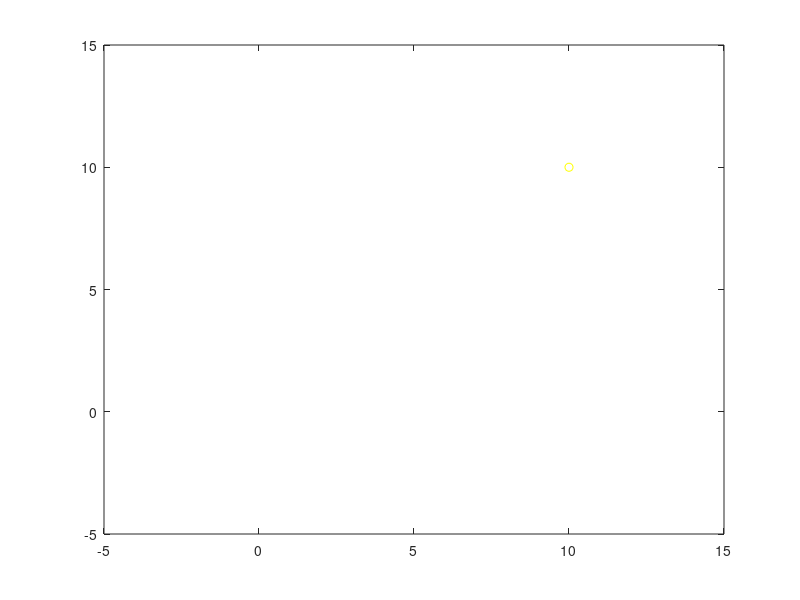

Here is the MATLAB script that generated this plot: (Note: this script raises an error after producing the figure.)
clear all; close all; clc;

goal = [10; 10]; %goal position to reach

s_1 = 0.1;
s_2 = 0.2;
s_3 = 0.02;
T = 0.2;
movement_var = [s_1, s_2];
measurement_var = [s_3 0;
                   0 s_3];

mean_pos = [0 0];
cur_covar = eye(2);

real_state = mean_pos'; %[x_pos, y_pos, velocity, angle]
state = mean_pos'; %the actual state of the machine, now only 1d        

close_enough = false; %ending criteria

%Anonymous function for the actual measurement
measure = @(x, y) ([x+randn()*s_3; y+randn()*s_3]);
input_model = @(ang, vt, dt) ([cos(ang)*vt*dt, sin(ang)*vt*dt]');

control = [pi/4, 1, 1];

euclideanDistance = @(p,q) sqrt(sum((p-q).^2));
steps = 0;
duration = 0;
figure;

while ~close_enough
    plot(goal(1),goal(2),'yo'); set(gca,'YLim',[-5,15],'XLim',[-5 15]); hold on;
    error_ellipse(cur_covar,state,.95,'style','g');title('current');
    
    %prompt = 'input for next move [angle vt dt]: ';
    %control = input(prompt);
    distanceToTarget = euclideanDistance(state,goal);
    control = [sign(goal(1)-state(1))*acos((goal(1)-state(1))/distanceToTarget)...
               1 ...
               distanceToTarget];
    
    [state, cur_covar] = kalman_predict(control, state, cur_covar, ...
        movement_var, input_model);
    
    %moving the real position
    real_state = real_state+input_model(control(1), control(2), control(3));
    
    disp(['State after prediction: X:', num2str(state(1)), ...
        ' Y:', num2str(state(2)), ...
        ' std: ', num2str(sqrt(cur_covar(1,1))), ' ', ...
        num2str(sqrt(cur_covar(2,2)))]);
    cur_covar
    
    error_ellipse(cur_covar,state,.95,'style','r');title('prediction');% pause;
    
    
    %measuring the position
    measurement = measure(real_state(1), real_state(2));
    [state, cur_covar] = kalman_update(measurement, state, cur_covar, ...
        measurement_var);
    
    disp('State after update: ');
    state
    cur_covar
    
    %visualization
    error_ellipse(cur_covar,state,.95,'style','b');title('update');pause;
    
    
    %update stats
    steps = steps+1;
    duration = duration+control(3)+T;
    
    N = 2; % how sure do we wanna be
    std = sqrt([cur_covar(1) cur_covar(4)]);
    if goal(1) < state(1)+N*std(1) && goal(1) > state(1)-std(1) && ...
            goal(2) < state(2)+N*std(2) && goal(2) > state(2)-std(2) && ...
                N*std(1) < .3 && N*std(2) < .3
        close_enough = true;
        fprintf('congratulations, you reached your goal in %i steps\nit took %1.2f timeunits\n',steps,duration);
    else
        clf;
    end
end





